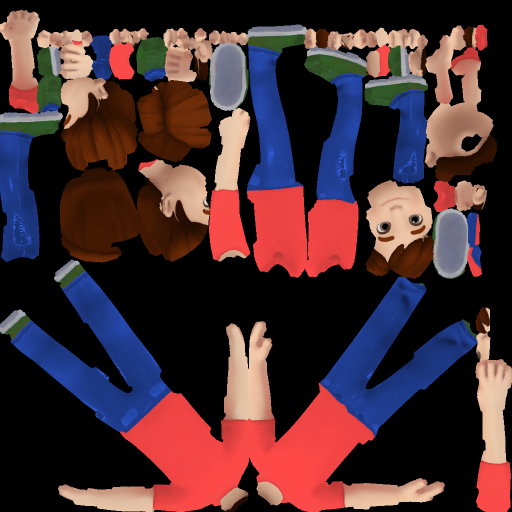
#> input picture assets/textures_low/kid_leo_albedo.png, 1024 x 1024 px, given in place of kid_base_albedo.png, which was not available (shown at 1/2 size)
$ python recolor_kids.py
#> lines starting #> are read from the running program, lines starting #| are printed output that depends on the picture; after the words box and inside, x2 and y2 are one past the last pixel; in counts of white or black regions, pixels touching at a corner belong together
"""Recolor the baked kid albedo into one texture per entry in KIDS_CONFIG."""

from pathlib import Path

import numpy as np
from PIL import Image, ImageFilter

TEX = Path(__file__).resolve().parent.parent / "assets" / "textures"

# Colors from KIDS_CONFIG in raw/Game.tsx.
KIDS = {
    "leo": {"shirt": "#ef4444", "pants": "#1e3a8a", "skin": "#fcd5b5", "hair": "#451a03"},
    "maya": {"shirt": "#3b82f6", "pants": "#374151", "skin": "#e0ac69", "hair": "#171717"},
    "sam": {"shirt": "#eab308", "pants": "#1e40af", "skin": "#fcd5b5", "hair": "#d97706"},
    "zoe": {"shirt": "#a855f7", "pants": "#047857", "skin": "#8d5524", "hair": "#0f172a"},
    "toby": {"shirt": "#f97316", "pants": "#1f2937", "skin": "#ffdbac", "hair": "#78350f"},
}

# Sampled from the baked atlas. Neutral covers soles and eye whites, which stay as baked.
REFERENCE = {
    "shirt": (179, 58, 19),
    "pants": (8, 32, 67),
    "skin": (232, 152, 132),
    "hair": (39, 10, 1),
    "shoes": (48, 85, 40),
    "neutral": (190, 190, 195),
}
NAMES = list(REFERENCE)
SHIRT, PANTS, SKIN, HAIR, SHOES, NEUTRAL = range(6)
# Shaded skin on the neck and under the chin, which otherwise reads as shirt.
SKIN_SHADOW = (191, 105, 89)
RECOLORED = (SHIRT, PANTS, SKIN, HAIR)
LUMA = np.array([0.299, 0.587, 0.114], dtype=np.float32)
SIGMA = 16.0
L_WEIGHT = 0.35
HAIR_RATIO_CAP = 1.8


def to_rgb(value):
    return np.array([int(value[i : i + 2], 16) for i in (1, 3, 5)], dtype=np.float32) / 255


def ref_rgb(index):
    return np.array(REFERENCE[NAMES[index]], dtype=np.float32) / 255


def lab(rgb):
    """Convert sRGB in 0..1 to CIE Lab."""
    linear = np.where(rgb > 0.04045, ((rgb + 0.055) / 1.055) ** 2.4, rgb / 12.92)
    matrix = np.array(
        [[0.4124, 0.3576, 0.1805], [0.2126, 0.7152, 0.0722], [0.0193, 0.1192, 0.9505]],
        dtype=np.float32,
    )
    xyz = (linear @ matrix.T) / np.array([0.9505, 1.0, 1.089], dtype=np.float32)
    f = np.where(xyz > 0.008856, np.cbrt(xyz), 7.787 * xyz + 16 / 116)
    return np.stack(
        [116 * f[..., 1] - 16, 500 * (f[..., 0] - f[..., 1]), 200 * (f[..., 1] - f[..., 2])], -1
    )


def class_weights(rgb):
    pixels = lab(rgb)
    scale = np.array([L_WEIGHT, 1, 1], dtype=np.float32)

    def distance(color):
        ref = lab(np.array(color, dtype=np.float32) / 255)
        return (((pixels - ref) * scale) ** 2).sum(-1)

    distances = [distance(color) for color in REFERENCE.values()]
    distances[SKIN] = np.minimum(distances[SKIN], distance(SKIN_SHADOW))
    distances = np.stack(distances, -1)
    # Relative to the nearest class, so very saturated or dark pixels still get assigned.
    weights = np.exp(-(distances - distances.min(-1, keepdims=True)) / SIGMA**2)
    return weights / weights.sum(-1, keepdims=True)


def load_position():
    """Return x, y, z per texel from the map baked in Blender (kid at origin, facing +Y)."""
    image = Image.open(TEX / "kid_position.png").convert("RGB")
    pos = np.asarray(image, dtype=np.float32) / 255
    return (pos[..., 0] - 0.5) * 1.2, (pos[..., 1] - 0.5) * 0.6, pos[..., 2] * 1.72


def apply_body_regions(rgb, weights):
    """Use body position to settle pixels whose color alone picks the wrong class."""
    x, y, z = load_position()
    ax = np.abs(x)
    rgb = rgb.copy()
    weights = weights.copy()
    before = weights.argmax(-1)

    def move(mask, source, target):
        weights[mask, target] += weights[mask, source]
        weights[mask, source] = 0

    eyes = (y > 0) & (ax > 0.02) & (ax < 0.135) & (z > 1.385) & (z < 1.475) & (before != SKIN)
    move(eyes, HAIR, NEUTRAL)
    move(eyes, SHOES, NEUTRAL)

    head = z > 1.23
    move(head, SHIRT, SKIN)
    move(head, PANTS, HAIR)
    move(head, SHOES, SKIN)

    arms = (z > 0.6) & (z <= 1.23) & (ax >= 0.25)
    move(arms, PANTS, SKIN)
    move(arms, HAIR, SKIN)
    move(arms, SHOES, SKIN)

    move(z < 0.1, SKIN, NEUTRAL)

    # Solid cloth: anything else inside these volumes is a bake fleck, so it gets painted over.
    legs = (z >= 0.1) & (z < 0.72) & (ax < 0.25)
    torso = (z >= 0.72) & (z < 1.18) & (ax < 0.17)
    for region, cloth, others in (
        (legs, PANTS, (SHIRT, SKIN, HAIR)),
        (torso, SHIRT, (PANTS, SKIN, HAIR)),
    ):
        for other in others:
            move(region, other, cloth)
        changed = region & (before != weights.argmax(-1)) & (weights.argmax(-1) == cloth)
        image = Image.fromarray((changed * 255).astype(np.uint8)).filter(ImageFilter.MaxFilter(5))
        rgb[(np.asarray(image) > 0) & region] = ref_rgb(cloth)
    return rgb, weights


def recolor(rgb, weights, palette):
    luma = rgb @ LUMA
    out = rgb * (1 - sum(weights[..., i] for i in RECOLORED))[..., None]
    for index in RECOLORED:
        ref = ref_rgb(index)
        ratio = (luma / (ref @ LUMA))[..., None]
        if index == HAIR:
            # Brows and highlights sit far above the hair reference, so a raw ratio blows them out.
            ratio = np.minimum(ratio, HAIR_RATIO_CAP)
        # Shading follows the source luma. Half the local tint survives on skin for lips and blush.
        result = to_rgb(palette[NAMES[index]]) * ratio
        if index == SKIN:
            result = result + 0.5 * (rgb - ref * ratio)
        # Scale instead of clipping, which would turn bright skin and hair yellow.
        result = result / np.maximum(result.max(-1, keepdims=True), 1)
        out += weights[..., index, None] * result
    return np.clip(out, 0, 1)


def main():
    source = Image.open(TEX / "kid_base_albedo.png").convert("RGB")
#> source is the input picture: PIL image 1024x1024 RGB; mean R, G, B 72.3, 46.4, 51.3
    rgb = np.asarray(source, dtype=np.float32) / 255
    empty = rgb.sum(-1) == 0
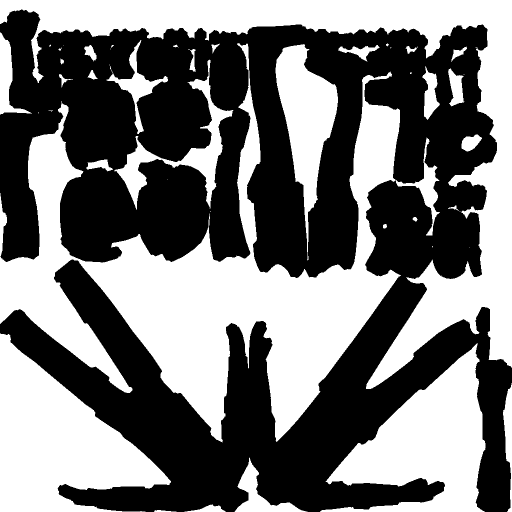
#> empty: shape (1024, 1024) bool (shown at 1/2 size); 46.7% white; 47 white regions (16 under 20 px), largest, box (x1, y1, x2, y2) and area: (0, 86, 880, 885) 193557, (0, 0, 1024, 778) 121147, (0, 667, 342, 1024) 63656
    rgb, weights = apply_body_regions(rgb, class_weights(rgb))
#> call 3 of distance, with color = (232, 152, 132)
#> in distance (call 3), `ref = lab(np.array(color, dtype=np.float32) / 255)`: ref = [70.37, 27.73, 22.91]
#> in distance (call 3), `return (((pixels - ref) * scale) ** 2).sum(-1)`:
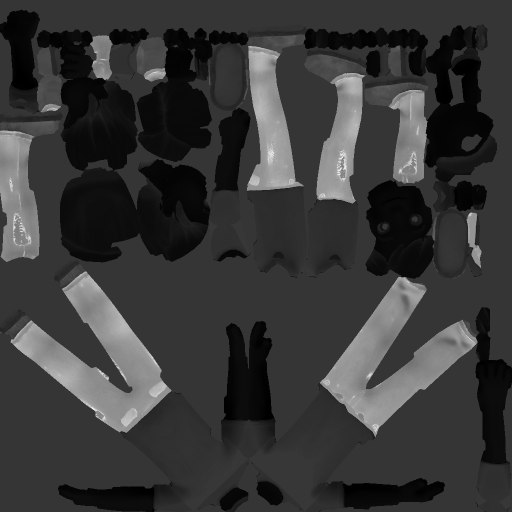
#> returned value: shape (1024, 1024) float64 (shown at 1/2 size); min 1.26, max 9109.4, mean 2000.1; drawn with min black and max white
#> in distance (call 6), `ref = lab(np.array(color, dtype=np.float32) / 255)`: ref = [77.11, 0.936, -2.51]
#> in distance (call 6), `return (((pixels - ref) * scale) ** 2).sum(-1)`:
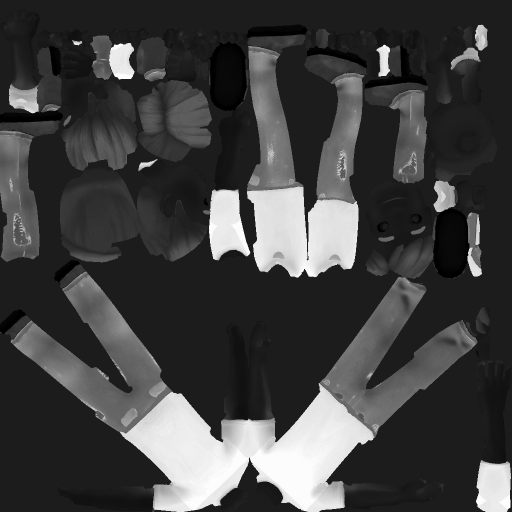
#> returned value: shape (1024, 1024) float64 (shown at 1/2 size); min 1.53, max 6524.6, mean 1678; drawn with min black and max white
#> in class_weights, `distances = [distance(color) for color in REFERENCE.values()]`: distances = 6 items
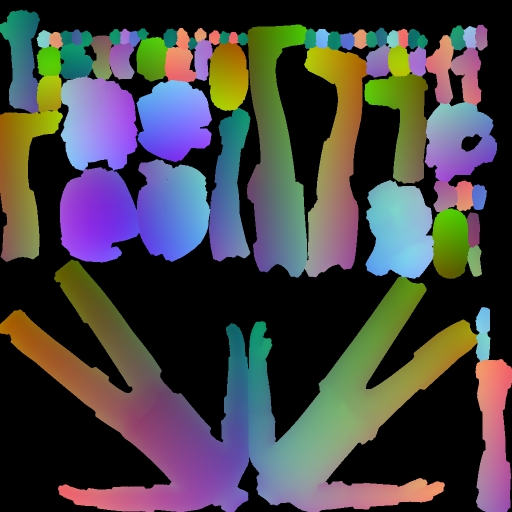
#> input picture assets/textures_low/kid_position.png, 1024 x 1024 px, found by its file name (shown at 1/2 size)
#> in load_position, image is the input picture: PIL image 1024x1024 RGB; mean R, G, B 67.6, 65.9, 66.8
#> in apply_body_regions, `before = weights.argmax(-1)`:
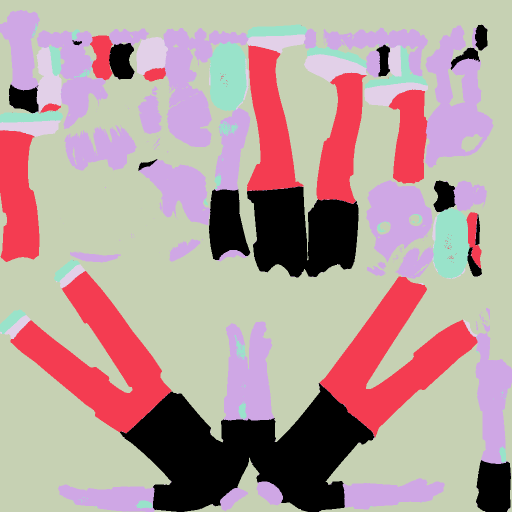
#> before: shape (1024, 1024) int64 (shown at 1/2 size); 6 distinct labels, from 0 to 5; one colour per label, 0 black
#> in apply_body_regions, `eyes = (y > 0) & (ax > 0.02) & (ax < 0.135) & (z > 1.385) & (z < 1.475..`: eyes: shape (1024, 1024) bool; 0.13% white; 19 white regions (15 under 20 px), largest, box (x1, y1, x2, y2) and area: (753, 443, 782, 469) 565, (818, 428, 845, 452) 524, (406, 396, 419, 415) 132, (951, 701, 961, 720) 104
#> in apply_body_regions, `head = z > 1.23`: head: shape (1024, 1024) bool; 13.4% white; 18 white regions, largest, box (x1, y1, x2, y2) and area: (120, 152, 421, 525) 68996, (731, 360, 868, 558) 21118, (273, 160, 424, 324) 18498
#> in apply_body_regions, `arms = (z > 0.6) & (z <= 1.23) & (ax >= 0.25)`: arms: shape (1024, 1024) bool; 8.5% white; 284 white regions (266 under 20 px), largest, box (x1, y1, x2, y2) and area: (448, 643, 545, 864) 15398, (951, 718, 1024, 957) 12104, (423, 216, 501, 405) 8543
#> in apply_body_regions, `legs = (z >= 0.1) & (z < 0.72) & (ax < 0.25)`: legs: shape (1024, 1024) bool; 13.3% white; 445 white regions (435 under 20 px), largest, box (x1, y1, x2, y2) and area: (28, 552, 343, 866) 37533, (639, 554, 956, 876) 37423, (494, 102, 607, 382) 17533
#> in apply_body_regions, `torso = (z >= 0.72) & (z < 1.18) & (ax < 0.17)`: torso: shape (1024, 1024) bool; 8.9% white; 329 white regions (314 under 20 px), largest, box (x1, y1, x2, y2) and area: (240, 766, 750, 1023) 56610, (494, 372, 717, 555) 30167, (19, 200, 78, 227) 977
#> the loop in apply_body_regions, `for region, cloth, others in ( (legs, PANTS, (SHIRT, SKIN, HAIR)), (to..` made 2 passes
#> (cloth, others) on passes 1 to 2: (1, (0, 2, 3)), (0, (1, 2, 3))
#> pass 1, in apply_body_regions, `image = Image.fromarray((changed * 255).astype(np.uint8)).filter(Image..`:
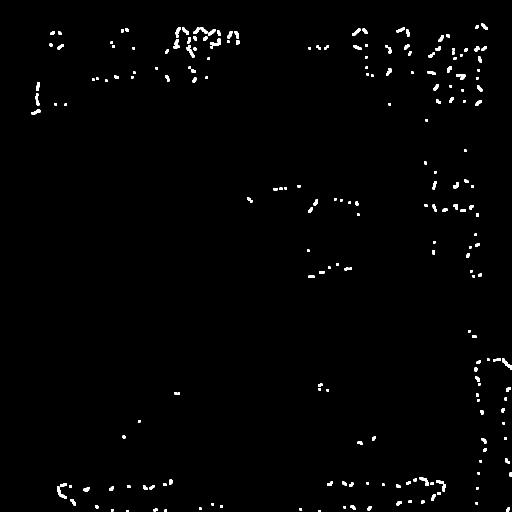
#> image: PIL image 1024x1024 L (shown at 1/2 size); 1.1% white; 214 white regions, largest, box (x1, y1, x2, y2) and area: (420, 77, 442, 97) 197, (114, 973, 134, 998) 175, (373, 90, 389, 115) 163
    for name, palette in KIDS.items():
        out = recolor(rgb, weights, palette)
        out[empty] = 0
        Image.fromarray((out * 255 + 0.5).astype(np.uint8)).save(TEX / f"kid_{name}_albedo.png")
        print("wrote", name)
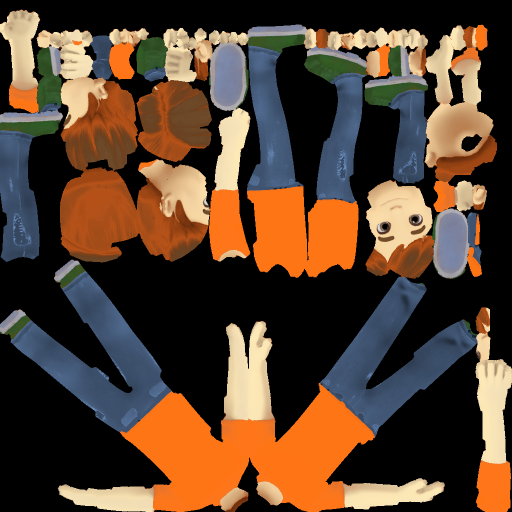
#> out: shape (1024, 1024, 3) float64 (shown at 1/2 size); mean of channels 0, 1, 2 0.348, 0.256, 0.184; drawn as R, G, B


if __name__ == "__main__":
    main()
